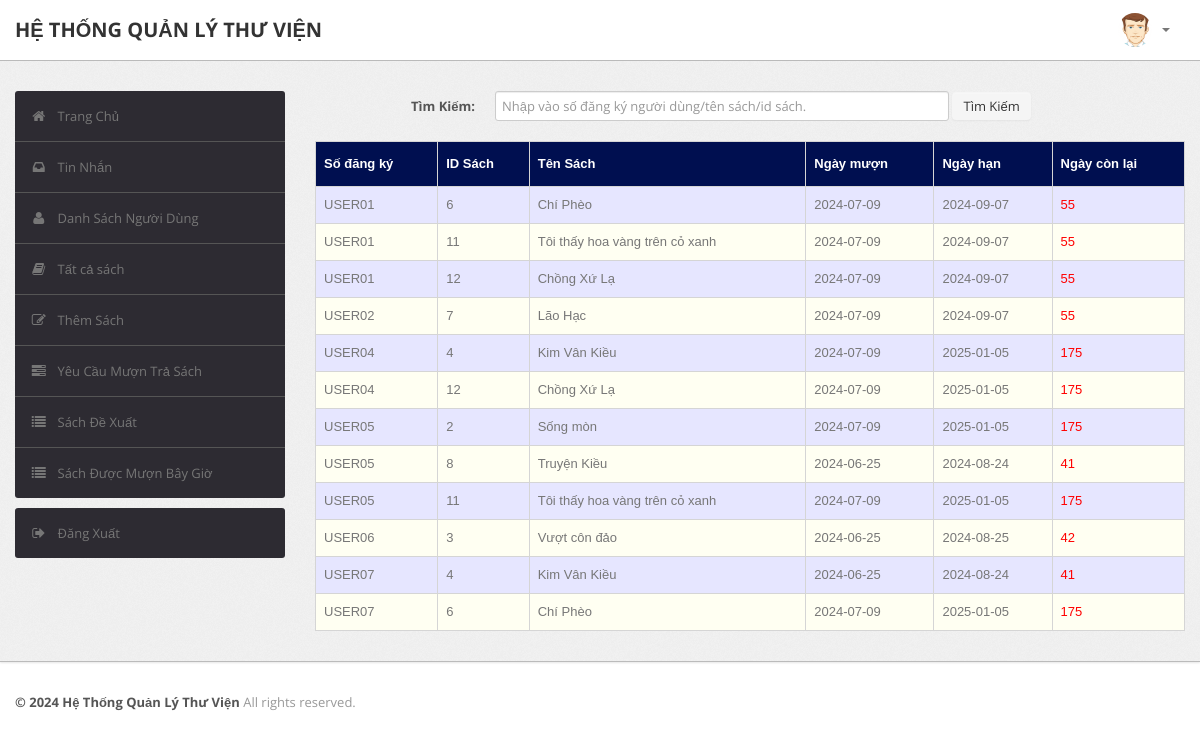
The app's page /admin/current.php (signed in), older data.
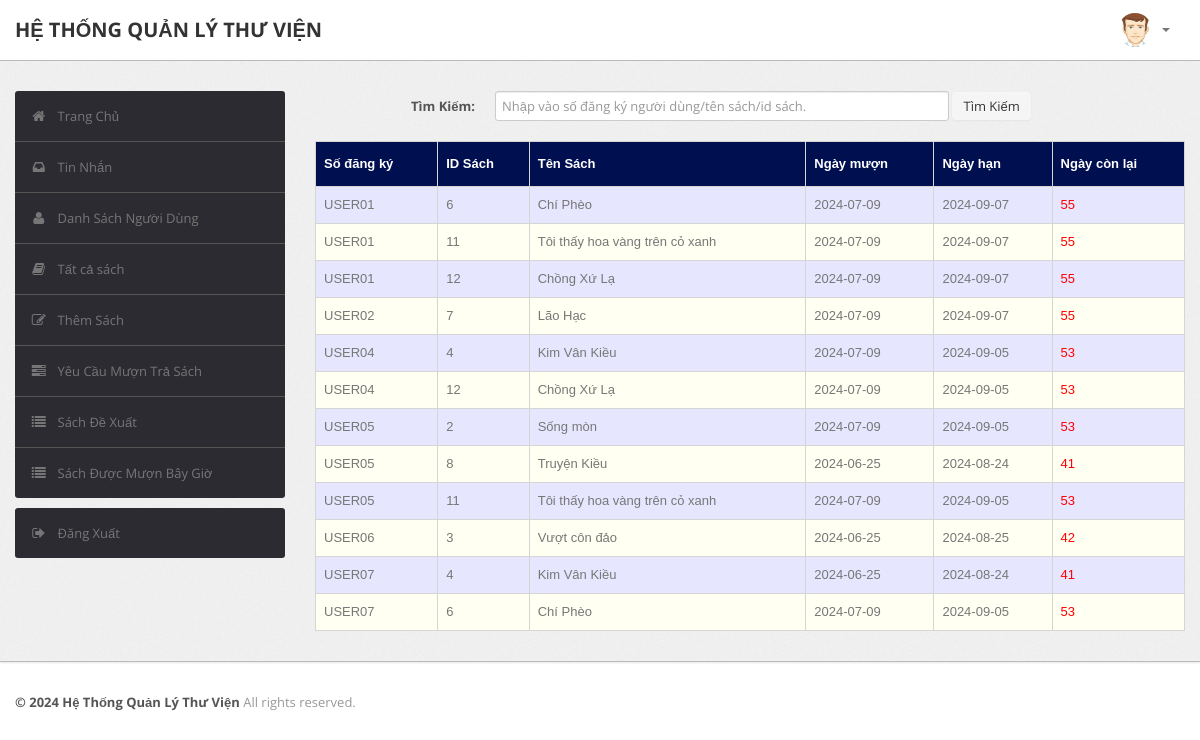
The same page, newer data.
### tables this page shows
CREATE TABLE `record` (
  `RollNo` varchar(50) NOT NULL,
  `BookId` int(10) NOT NULL,
  `Date_of_Issue` date DEFAULT NULL,
  `Due_Date` date DEFAULT NULL,
  `Date_of_Return` date DEFAULT NULL,
  `Dues` int(10) DEFAULT NULL,
  `Renewals_left` int(10) DEFAULT NULL,
  `Time` time DEFAULT NULL
);

CREATE TABLE `book` (
  `BookId` int(10) NOT NULL,
  `Title` varchar(50) DEFAULT NULL,
  `Publisher` varchar(50) DEFAULT NULL,
  `Year` varchar(50) DEFAULT NULL,
  `Availability` int(5) DEFAULT NULL
);

### admin/current.php (the view, shortened to what this page needs)
<?php
require('dbconn.php');
?>
<?php
if ($_SESSION['RollNo']) {
    ?>
<!DOCTYPE html>
<html lang="en">
    <head>
        <link type="text/css" href="bootstrap/css/bootstrap.min.css" rel="stylesheet">
        <link type="text/css" href="bootstrap/css/bootstrap-responsive.min.css" rel="stylesheet">
        <link type="text/css" href="css/theme.css" rel="stylesheet">
        <link type="text/css" href="images/icons/css/font-awesome.css" rel="stylesheet">
    </head>
    <body>
        <div class="navbar navbar-fixed-top">
            <div class="navbar-inner">
                <div class="container">
                        <a class="brand" href="index.php">HỆ THỐNG QUẢN LÝ THƯ VIỆN </a>
                    <div class="nav-collapse collapse navbar-inverse-collapse">
                        <ul class="nav pull-right">
                            <li class="nav-user dropdown"><a href="#" class="dropdown-toggle" data-toggle="dropdown">
                                <img src="images/user.png" class="nav-avatar" />
                                <b class="caret"></b></a>
                            </li>
                        </ul>
                    </div>
                </div>
            </div>
        </div>
        <div class="wrapper">
            <div class="container">
                <div class="row">
                    <div class="span3">
                        <div class="sidebar">
                            <ul class="widget widget-menu unstyled">
                                <li class="active"><a href="index.php"><i class="menu-icon icon-home"></i>Trang Chủ
                                </a></li>
                                 <li><a href="message.php"><i class="menu-icon icon-inbox"></i>Tin Nhắn</a>
                                </li>
                                <li><a href="student.php"><i class="menu-icon icon-user"></i>Danh Sách Người Dùng </a>
                                </li>
                                <li><a href="book.php"><i class="menu-icon icon-book"></i>Tất cả sách </a></li>
                                <li><a href="addbook.php"><i class="menu-icon icon-edit"></i>Thêm Sách </a></li>
                                <li><a href="requests.php"><i class="menu-icon icon-tasks"></i>Yêu Cầu Mượn Trả Sách </a></li>
                                <li><a href="recommendations.php"><i class="menu-icon icon-list"></i>Sách Đề Xuất </a></li>
                                <li><a href="current.php"><i class="menu-icon icon-list"></i>Sách Được Mượn Bây Giờ </a></li>
                            </ul>
                            <ul class="widget widget-menu unstyled">
                                <li><a href="logout.php"><i class="menu-icon icon-signout"></i>Đăng Xuất </a></li>
                            </ul>
                        </div>
                    </div>
                    <div class="span9">
                        <form class="form-horizontal row-fluid" action="current.php" method="post">
                                        <div class="control-group">
                                            <label class="control-label" for="Search"><b>Tìm Kiếm:</b></label>
                                            <div class="controls">
                                                <input type="text" id="title" name="title" placeholder="Nhập vào số đăng ký người dùng/tên sách/id sách." class="span8" required>
                                                <button type="submit" name="submit"class="btn">Tìm Kiếm</button>
                                            </div>
                                        </div>
                                    </form>
                                    <br>
                                    <?php
                                    if(isset($_POST['submit']))
                                        {$s=$_POST['title'];
                                            $sql="select record.BookId,RollNo,Title,Due_Date,Date_of_Issue,datediff(Due_Date,curdate()) as x from LMS.record,LMS.book where (Date_of_Issue is NOT NULL and Date_of_Return is NULL and book.Bookid = record.BookId) and (RollNo='$s' or record.BookId='$s' or Title like '%$s%')";
                                        }
                                    else
                                        $sql="select record.BookId,RollNo,Title,Due_Date,Date_of_Issue,datediff(Due_Date,curdate()) as x from LMS.record,LMS.book where Date_of_Issue is NOT NULL and Date_of_Return is NULL and book.Bookid = record.BookId";
                                    $result=$conn->query($sql);
                                    $rowcount=mysqli_num_rows($result);
                                    if(!($rowcount))
                                        echo "<br><center><h2><b><i>No Results</i></b></h2></center>";
                                    else
                                    {
                                    ?>
                        <table class="table" id = "tables">
                                  <thead>
                                    <tr>
                                      <th>Số đăng ký</th>
                                      <th>ID Sách</th>
                                      <th>Tên Sách</th>
                                      <th>Ngày mượn</th>
                                      <th>Ngày hạn</th>
                                      <th>Ngày còn lại</th>
                                    </tr>
                                  </thead>
                                  <tbody>
                                <?php
                            while($row=$result->fetch_assoc())
                            {
                                $rollno=$row['RollNo'];
                                $bookid=$row['BookId'];
                                $name=$row['Title'];
                                $issuedate=$row['Date_of_Issue'];
                                $duedate=$row['Due_Date'];
                                $dues=$row['x'];
                            ?>
                                    <tr>
                                      <td><?php echo strtoupper($rollno) ?></td>
                                      <td><?php echo $bookid ?></td>
                                      <td><?php echo $name ?></td>
                                      <td><?php echo $issuedate ?></td>
                                      <td><?php echo $duedate ?></td>
                                      <td><?php if($dues > 0)
                                                  echo "<font color='red'>".$dues."</font>";
                                                else
                                                  echo "<font color='green'>0</font>";
                                              ?>
                                    </tr>
                            <?php }} ?>
                                    </tbody>
                                </table>
                    </div>
                </div>
            </div>
        </div>
<div class="footer">
            <div class="container">
                <b class="copyright">&copy; 2024 Hệ Thống Quản Lý Thư Viện </b>All rights reserved.
            </div>
        </div>
    </body>
</html>
<?php }
else {
    echo "<script type='text/javascript'>alert('Access Denied!!!')</script>";
} ?>

### admin/css/theme.css (style rules this page uses)
#tables { font-family: "Trebuchet MS", Arial, Helvetica, sans-serif; border-collapse: collapse; width: 100%; }
#tables td, #tables th { border: 1px solid #ddd; padding: 8px; }
#tables tr:nth-child(even) { background-color: #fffff2; }
#tables tr:nth-child(odd) { background-color: #e6e6ff; }
#tables th { padding-top: 12px; padding-bottom: 12px; text-align: left; background-color: #000F50; color: white; }
body { font-size: 13px; font-family: 'Open Sans', Arial, sans-serif; background: #fff; color: #777 }
strong, b { color: #555 }
.wrapper { background: url(../images/bg.png) #eee; border-bottom: 1px solid #bbb; -webkit-box-shadow: 0 1px 2px rgba(0,0,0,0.1); -moz-box-shadow: 0 1px 2px rgba(0,0,0,0.1); box-shadow: 0 1px 2px rgba(0,0,0,0.1); padding: 30px 0 }
.footer { color: #999; padding: 30px 0 60px }
form { margin: 0 }
select, textarea, input[type="text"], input[type="password"], input[type="datetime"], input[type="datetime-local"], input[type="date"], input[type="month"], input[type="time"], input[type="week"], input[type="number"], input[type="email"], input[type="url"], input[type="search"], input[type="tel"], input[type="color"], .uneditable-input, label, input, button, select, textarea { -webkit-border-radius: 3px; -moz-border-radius: 3px; border-radius: 3px; font-size: 13px; font-family: 'Open Sans', Tahoma, Arial, sans-serif }
body [class^="icon-"], body [class*=" icon-"] { font-size: 14px; line-height: 20px; height: 20px }
.form-horizontal .control-group, .form-vertical .control-group { margin-bottom: 0 }
.navbar { position: static!important; margin: 0!important }
.navbar .navbar-inner { background: #fff; border-bottom: 1px solid #bbb; -webkit-box-shadow: 0 1px 2px rgba(0,0,0,0.15); -moz-box-shadow: 0 1px 2px rgba(0,0,0,0.15); box-shadow: 0 1px 2px rgba(0,0,0,0.15) }
.navbar .brand { color: #333; font-weight: bold; font-size: 20px; margin-right: 20px; padding: 20px }
.navbar .nav>li>a { padding: 20px 15px; font-weight: bold; color: #777 }
.nav-user>a { height: 20px }
.nav-avatar { width: 34px; height: 34px; margin: -7px 5px 0 0; -webkit-border-radius: 50%; -moz-border-radius: 50%; border-radius: 50% }
.btn, .btn-box { -webkit-border-radius: 3px; -moz-border-radius: 3px; border-radius: 3px }
.btn { font-size: 13px; font-weight: 600 }
.btn { display: inline-block; margin-bottom: 0; font-weight: 400; text-align: center; vertical-align: middle; cursor: pointer; background-image: none; border: 1px solid transparent; white-space: nowrap; padding: 4px 10px; font-size: 13px; line-height: 1.42857; border-radius: 4px; -webkit-user-select: none; -moz-user-select: none; -ms-user-select: none; user-select: none }
.table { margin-bottom: 0 }
.table th, .table td { border-color: #d5d5d5!important }
.widget-menu { background: #fff; -webkit-border-radius: 3px; -moz-border-radius: 3px; border-radius: 3px; overflow: hidden }
.widget-menu a { color: #555; display: block; line-height: 20px; padding: 15px; text-decoration: none!important }
.widget-menu .menu-icon { margin-right: 10px; color: #767676; -webkit-transition: all .2s ease-in-out; -moz-transition: all .2s ease-in-out; transition: all .2s ease-in-out; }
.widget-menu>li+li { border-top: 1px solid #555 }
.widget-menu>li>a { background-color: #2d2b32; color: #767676; -webkit-transition: all .2s ease-in-out; -moz-transition: all .2s ease-in-out; transition: all .2s ease-in-out; }

Row changes from the older to the newer data that the page shows:
changed record (number 5 of 12 on the later page): Due_Date "2025-01-05" → "2024-09-05"; dues "175" → "53"
changed record (number 6 of 12 on the later page): Due_Date "2025-01-05" → "2024-09-05"; dues "175" → "53"
changed record "Sống mòn": Due_Date "2025-01-05" → "2024-09-05"; dues "175" → "53"
changed record (number 9 of 12 on the later page): Due_Date "2025-01-05" → "2024-09-05"; dues "175" → "53"
changed record (number 12 of 12 on the later page): Due_Date "2025-01-05" → "2024-09-05"; dues "175" → "53"
